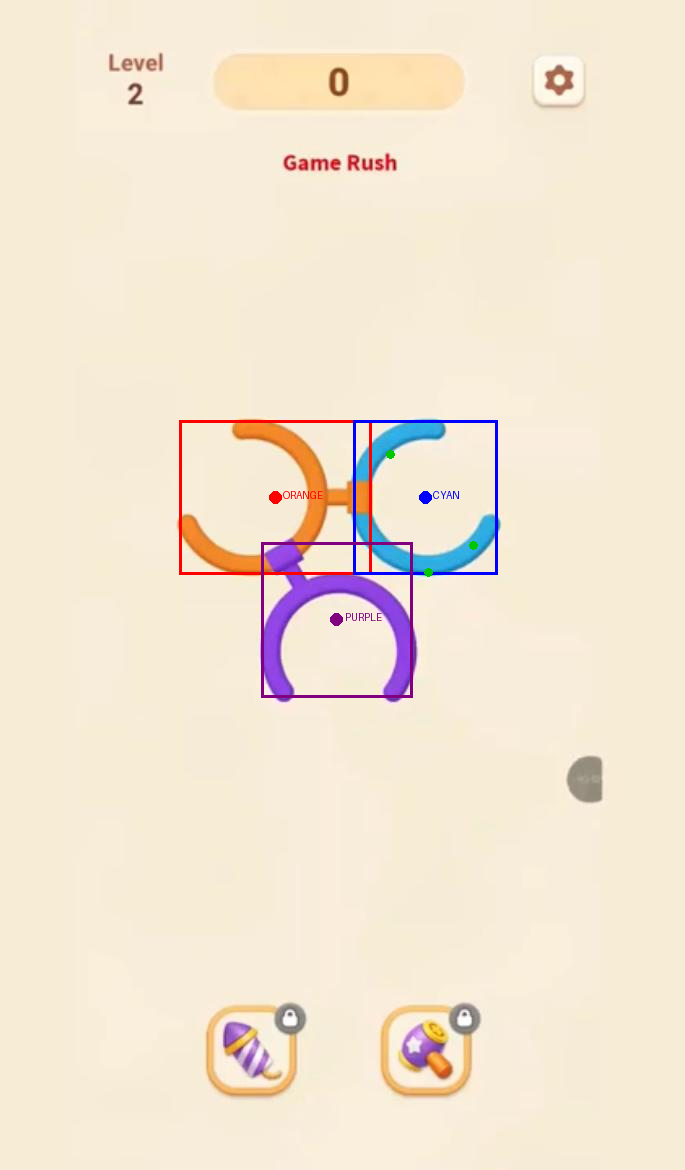

Write Python code to recreate this figure.
"""
Render the measured bboxes + centers on top of the reference image.
Confirms we are correctly identifying each piece.
"""
from PIL import Image, ImageDraw, ImageFont
import json

img = Image.open(r'D:\AI secound Brain\RotateRings\ALL 2to100 levels\2.jpeg').convert('RGB')
W, H = img.size
draw = ImageDraw.Draw(img)

d = json.load(open(r'D:\AI secound Brain\RotateRings\tools\measure_level2.json', 'r'))

# Combined bbox of orange (arc1 + arc2)
o1 = d['orange'][0]
o2 = d['orange'][1]
orange_bbox = (min(o1['x0'], o2['x0']), min(o1['y0'], o2['y0']),
               max(o1['x1'], o2['x1']), max(o1['y1'], o2['y1']))
orange_cx = (orange_bbox[0] + orange_bbox[2]) / 2
orange_cy = (orange_bbox[1] + orange_bbox[3]) / 2

# Same for cyan
c1 = d['cyan'][0]
c2 = d['cyan'][1]
cyan_bbox = (min(c1['x0'], c2['x0']), min(c1['y0'], c2['y0']),
             max(c1['x1'], c2['x1']), max(c1['y1'], c2['y1']))
cyan_cx = (cyan_bbox[0] + cyan_bbox[2]) / 2
cyan_cy = (cyan_bbox[1] + cyan_bbox[3]) / 2

p = d['purple'][0]
purple_cx = (p['x0'] + p['x1']) / 2
purple_cy = (p['y0'] + p['y1']) / 2

print(f"ORANGE: bbox={orange_bbox}  center=({orange_cx:.0f},{orange_cy:.0f})")
print(f"CYAN:   bbox={cyan_bbox}    center=({cyan_cx:.0f},{cyan_cy:.0f})")
print(f"PURPLE: bbox=({p['x0']},{p['y0']})-({p['x1']},{p['y1']})  center=({purple_cx:.0f},{purple_cy:.0f})")
print(f"PUZZLE bbox: {d['puzzle_bbox']}")

# Draw rectangles and labels
def draw_piece(label, bbox, cx, cy, color):
    draw.rectangle(bbox, outline=color, width=3)
    draw.ellipse((cx-6, cy-6, cx+6, cy+6), fill=color)
    draw.text((cx + 8, cy - 8), label, fill=color)

draw_piece("ORANGE", orange_bbox, orange_cx, orange_cy, (255, 0, 0))
draw_piece("CYAN",   cyan_bbox,   cyan_cx,   cyan_cy,   (0, 0, 255))
draw_piece("PURPLE", (p['x0'], p['y0'], p['x1'], p['y1']), purple_cx, purple_cy, (128, 0, 128))

# Mark all cuff dark-blue pixels by drawing small dots over them.
for cuff in d['cuff']:
    cx, cy = cuff['cx'], cuff['cy']
    draw.ellipse((cx-4, cy-4, cx+4, cy+4), fill=(0, 200, 0))

img.save(r'D:\AI secound Brain\RotateRings\tools\measure_level2_overlay.png')
print("\nSaved tools/measure_level2_overlay.png")
